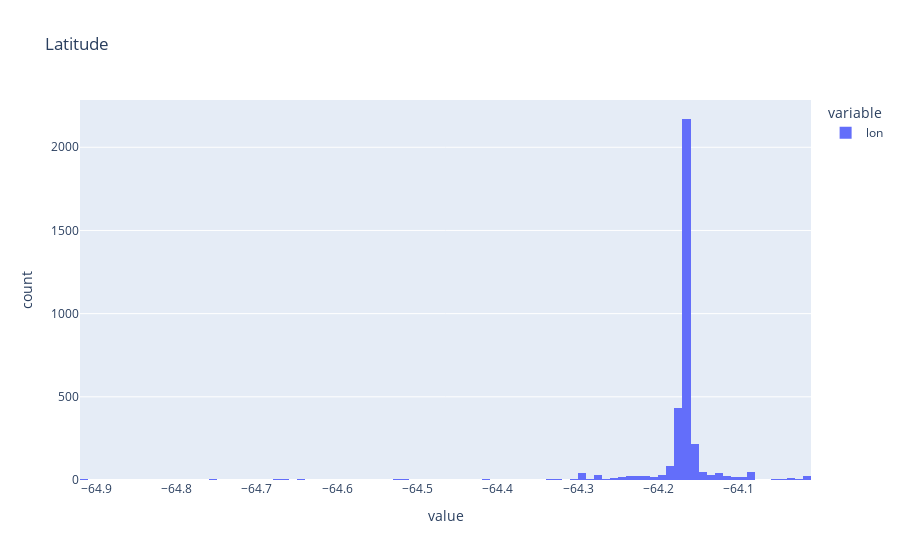

This figure's notebook cell:
### Code cell
raw_data["lon"].astype(float).plot.hist(nbins=100, title="Latitude")

### Figure 1 — Plotly figure (JSON) as saved in the notebook; plotly's stock layout.template omitted (floating-point values rounded to 4 significant figures; data arrays with more than 128 entries replaced by an {"elided": "..."} marker saying what was removed)
{"data": [{"alignmentgroup": "True", "bingroup": "x", "hovertemplate": "variable=lon<br>value=%{x}<br>count=%{y}<extra></extra>", "legendgroup": "lon", "marker": {"color": "#636efa", "pattern": {"shape": ""}}, "name": "lon", "nbinsx": 100, "offsetgroup": "lon", "orientation": "v", "showlegend": true, "type": "histogram", "x": {"elided": "3514 float values"}, "xaxis": "x", "yaxis": "y"}], "layout": {"barmode": "relative", "legend": {"title": {"text": "variable"}, "tracegroupgap": 0}, "title": {"text": "Latitude"}, "xaxis": {"anchor": "y", "domain": [0, 1], "title": {"text": "value"}}, "yaxis": {"anchor": "x", "domain": [0, 1], "title": {"text": "count"}}}}
